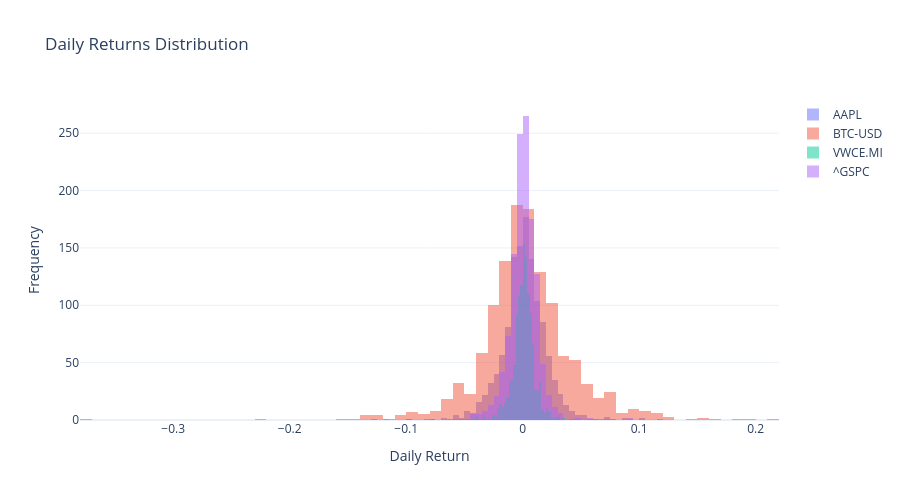

The notebook cell this image was saved under:
### Markdown cell above
## Daily Returns Distribution

### Code cell
fig = go.Figure()
for col in returns.columns:
    fig.add_trace(go.Histogram(x=returns[col], name=col, opacity=0.5, nbinsx=100))
fig.update_layout(
    title="Daily Returns Distribution",
    xaxis_title="Daily Return",
    yaxis_title="Frequency",
    template="plotly_white",
    barmode='overlay',
    height=500,
)
fig.show()

### Figure 1 — Plotly figure (JSON) as saved in the notebook; plotly's stock layout.template omitted (floating-point values rounded to 4 significant figures; data arrays with more than 128 entries replaced by an {"elided": "..."} marker saying what was removed)
{"data": [{"name": "AAPL", "nbinsx": 100, "opacity": 0.5, "type": "histogram", "x": {"elided": "1231 float values"}}, {"name": "BTC-USD", "nbinsx": 100, "opacity": 0.5, "type": "histogram", "x": {"elided": "1231 float values"}}, {"name": "VWCE.MI", "nbinsx": 100, "opacity": 0.5, "type": "histogram", "x": {"elided": "1231 float values"}}, {"name": "^GSPC", "nbinsx": 100, "opacity": 0.5, "type": "histogram", "x": {"elided": "1231 float values"}}], "layout": {"barmode": "overlay", "height": 500, "title": {"text": "Daily Returns Distribution"}, "xaxis": {"title": {"text": "Daily Return"}}, "yaxis": {"title": {"text": "Frequency"}}}}
